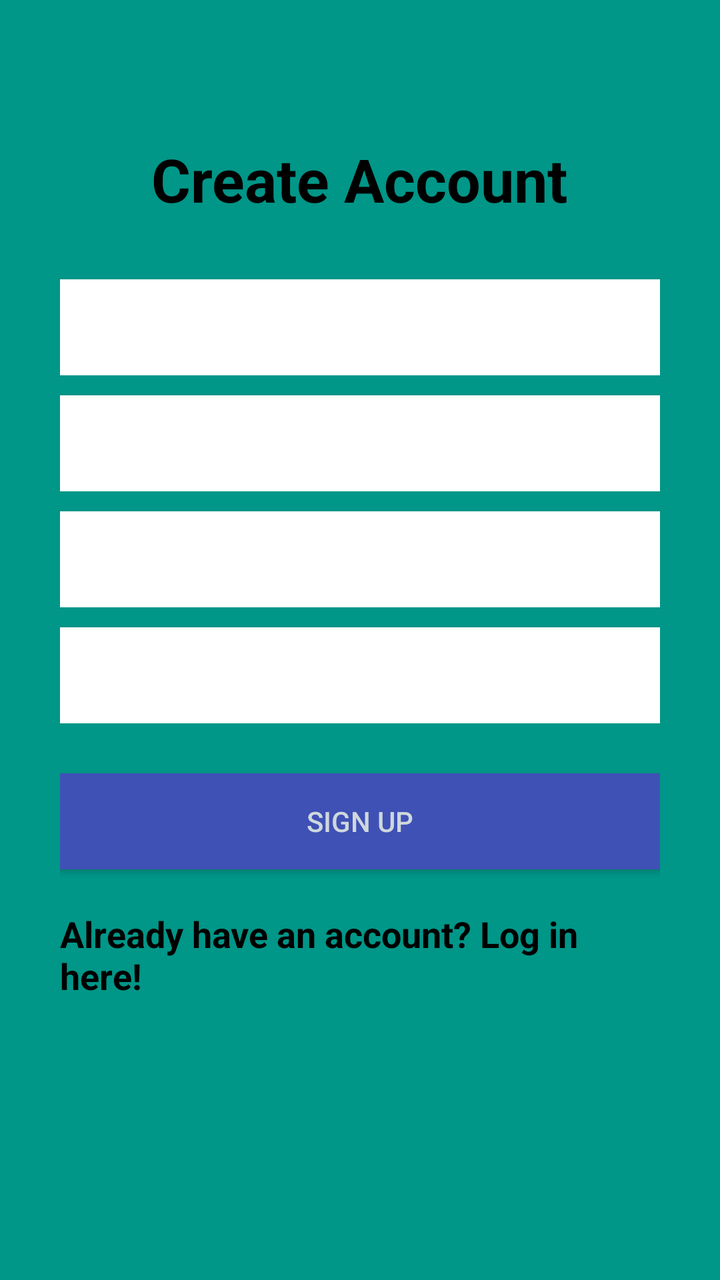
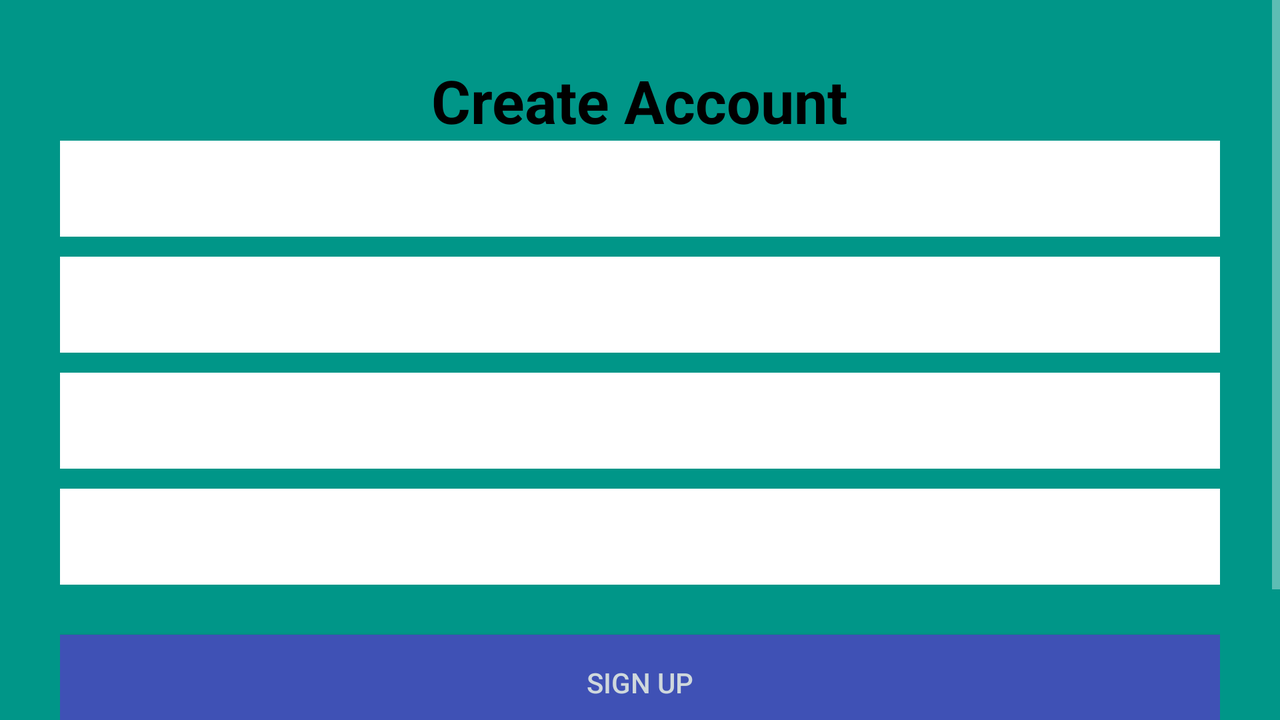

First picture: res/layout/ on a phone held upright. Second picture: the repository's own variant of that layout, on a device whose configuration matches the variant's folder. Source for both follows.
<!-- AndroidManifest.xml: application theme Theme.AppCompat -->
<!-- res/layout/activity_user_registration.xml -->
<?xml version="1.0" encoding="utf-8"?>
    <RelativeLayout xmlns:android="http://schemas.android.com/apk/res/android"
        xmlns:app="http://schemas.android.com/apk/res-auto"
        xmlns:tools="http://schemas.android.com/tools"
        android:layout_width="match_parent"
        android:layout_height="match_parent"
    android:background="#009688"
        tools:context=".ui.UserRegistration">

        <LinearLayout
            android:orientation="vertical"
            android:layout_width="match_parent"
            android:layout_height="wrap_content"
            android:padding="30dp"
            android:layout_centerVertical="true"
            android:layout_centerHorizontal="true"
            android:id="@+id/linearLayout">

            <EditText
                android:id="@+id/nameEditText"
                android:layout_width="match_parent"
                android:layout_height="wrap_content"
                android:layout_marginBottom="10dp"
                android:background="@android:color/white"
                android:hint="Name"
                android:minHeight="48dp"
                android:nextFocusDown="@+id/passwordEditText"
                android:padding="10dp"
                android:textColor="@android:color/black"
                android:textSize="20sp" />

            <EditText
                android:id="@+id/emailEditText"
                android:layout_width="match_parent"
                android:layout_height="wrap_content"
                android:layout_marginBottom="10dp"
                android:background="@android:color/white"
                android:hint="Email"
                android:inputType="textEmailAddress"
                android:minHeight="48dp"
                android:nextFocusDown="@+id/passwordEditText"
                android:padding="10dp"
                android:textColor="@android:color/black"
                android:textSize="20sp" />

            <EditText
                android:id="@+id/passwordEditText"
                android:layout_width="match_parent"
                android:layout_height="wrap_content"
                android:layout_marginBottom="10dp"
                android:background="@android:color/white"
                android:hint="Password"
                android:inputType="textPassword"
                android:minHeight="48dp"
                android:nextFocusDown="@+id/passwordEditText"
                android:padding="10dp"
                android:textColor="@android:color/black"
                android:textSize="20sp" />

            <EditText
                android:id="@+id/confirmPasswordEditText"
                android:layout_width="match_parent"
                android:layout_height="wrap_content"
                android:layout_marginBottom="10dp"
                android:background="@android:color/white"
                android:hint="Confirm Password"
                android:inputType="textPassword"
                android:minHeight="48dp"
                android:nextFocusDown="@+id/passwordEditText"
                android:padding="10dp"
                android:textColor="@android:color/black"
                android:textSize="20sp" />


            <Button
                android:id="@+id/createUserButton"
                android:layout_width="match_parent"
                android:layout_height="wrap_content"
                android:layout_marginTop="15dp"
                android:background="#3f51b5"
                android:padding="10dp"
                android:text="Sign up"
                android:textColor="#CFD8DC" />

            <TextView
                android:layout_width="wrap_content"
                android:layout_height="wrap_content"
                android:layout_marginTop="20dp"
                android:textColor="@color/black"
                android:textStyle="bold"
                android:textSize="18sp"
                android:text="Already have an account? Log in here!"
                android:id="@+id/loginTextView"
                android:layout_gravity="center_horizontal" />

        </LinearLayout>

        <TextView
            android:layout_width="wrap_content"
            android:layout_height="wrap_content"
            android:text="Create Account"
            android:textColor="@color/black"
            android:textSize="30dp"
            android:textStyle="bold"
            android:layout_above="@+id/linearLayout"
            android:layout_centerHorizontal="true" />
    <ProgressBar
        android:id="@+id/firebaseProgressBar"
        android:layout_centerInParent="true"
        android:layout_width="wrap_content"
        android:layout_height="wrap_content"
        android:visibility="gone" />
    <TextView
        android:id="@+id/loadingTextView"
        android:layout_width="wrap_content"
        android:layout_height="wrap_content"
        android:layout_centerInParent="true"
        android:layout_below="@+id/firebaseProgressBar"
        android:textColor="@color/black"
        android:layout_margin="20dp"
        android:visibility="gone" />

    </RelativeLayout>
<!-- resources referenced by this layout -->
<resources>

</resources>
<!-- res/layout-land/activity_user_registration.xml (the repository's variant of the layout above) -->
<!-- drawn on the phone turned sideways -->
<?xml version="1.0" encoding="utf-8"?>
    <RelativeLayout xmlns:android="http://schemas.android.com/apk/res/android"
        xmlns:app="http://schemas.android.com/apk/res-auto"
        xmlns:tools="http://schemas.android.com/tools"
        android:layout_width="match_parent"
        android:layout_height="match_parent"
    android:background="#009688"
        tools:context=".ui.UserRegistration">
    <ScrollView
        android:layout_width="match_parent"
        android:layout_height="match_parent">

             <LinearLayout
                android:id="@+id/linearLayout"
                android:layout_width="match_parent"
                android:layout_height="wrap_content"
                android:layout_centerHorizontal="true"
                android:layout_centerVertical="true"
                android:orientation="vertical"
                android:padding="30dp">

                 <TextView
                     android:layout_width="wrap_content"
                     android:layout_height="wrap_content"
                     android:layout_above="@+id/linearLayout"
                     android:layout_centerHorizontal="true"
                     android:text="Create Account"
                     android:layout_gravity="center"
                     android:textColor="@color/black"
                     android:textSize="30dp"
                     android:textStyle="bold" />

                 <EditText
                    android:id="@+id/nameEditText"
                    android:layout_width="match_parent"
                    android:layout_height="wrap_content"
                    android:layout_marginBottom="10dp"
                    android:background="@android:color/white"
                    android:hint="Name"
                    android:minHeight="48dp"
                    android:nextFocusDown="@+id/passwordEditText"
                    android:padding="10dp"
                    android:textColor="@android:color/black"
                    android:textSize="20sp" />

                <EditText
                    android:id="@+id/emailEditText"
                    android:layout_width="match_parent"
                    android:layout_height="wrap_content"
                    android:layout_marginBottom="10dp"
                    android:background="@android:color/white"
                    android:hint="Email"
                    android:inputType="textEmailAddress"
                    android:minHeight="48dp"
                    android:nextFocusDown="@+id/passwordEditText"
                    android:padding="10dp"
                    android:textColor="@android:color/black"
                    android:textSize="20sp" />

                <EditText
                    android:id="@+id/passwordEditText"
                    android:layout_width="match_parent"
                    android:layout_height="wrap_content"
                    android:layout_marginBottom="10dp"
                    android:background="@android:color/white"
                    android:hint="Password"
                    android:inputType="textPassword"
                    android:minHeight="48dp"
                    android:nextFocusDown="@+id/passwordEditText"
                    android:padding="10dp"
                    android:textColor="@android:color/black"
                    android:textSize="20sp" />

                <EditText
                    android:id="@+id/confirmPasswordEditText"
                    android:layout_width="match_parent"
                    android:layout_height="wrap_content"
                    android:layout_marginBottom="10dp"
                    android:background="@android:color/white"
                    android:hint="Confirm Password"
                    android:inputType="textPassword"
                    android:minHeight="48dp"
                    android:nextFocusDown="@+id/passwordEditText"
                    android:padding="10dp"
                    android:textColor="@android:color/black"
                    android:textSize="20sp" />


                <Button
                    android:id="@+id/createUserButton"
                    android:layout_width="match_parent"
                    android:layout_height="wrap_content"
                    android:layout_marginTop="15dp"
                    android:background="#3f51b5"
                    android:padding="10dp"
                    android:text="Sign up"
                    android:textColor="#CFD8DC" />

                <TextView
                    android:id="@+id/loginTextView"
                    android:layout_width="wrap_content"
                    android:layout_height="wrap_content"
                    android:layout_gravity="center_horizontal"
                    android:layout_marginTop="20dp"
                    android:text="Already have an account? Log in here!"
                    android:textColor="@color/black"
                    android:textSize="18sp"
                    android:textStyle="bold" />


                 <ProgressBar
                android:id="@+id/firebaseProgressBar"
                android:layout_width="wrap_content"
                android:layout_height="wrap_content"
                android:layout_centerInParent="true"
                android:visibility="gone" />

            <TextView
                android:id="@+id/loadingTextView"
                android:layout_width="wrap_content"
                android:layout_height="wrap_content"
                android:layout_below="@+id/firebaseProgressBar"
                android:layout_centerInParent="true"
                android:layout_margin="20dp"
                android:textColor="@color/black"
                android:visibility="gone" />
        </LinearLayout>
    </ScrollView>

</RelativeLayout>
